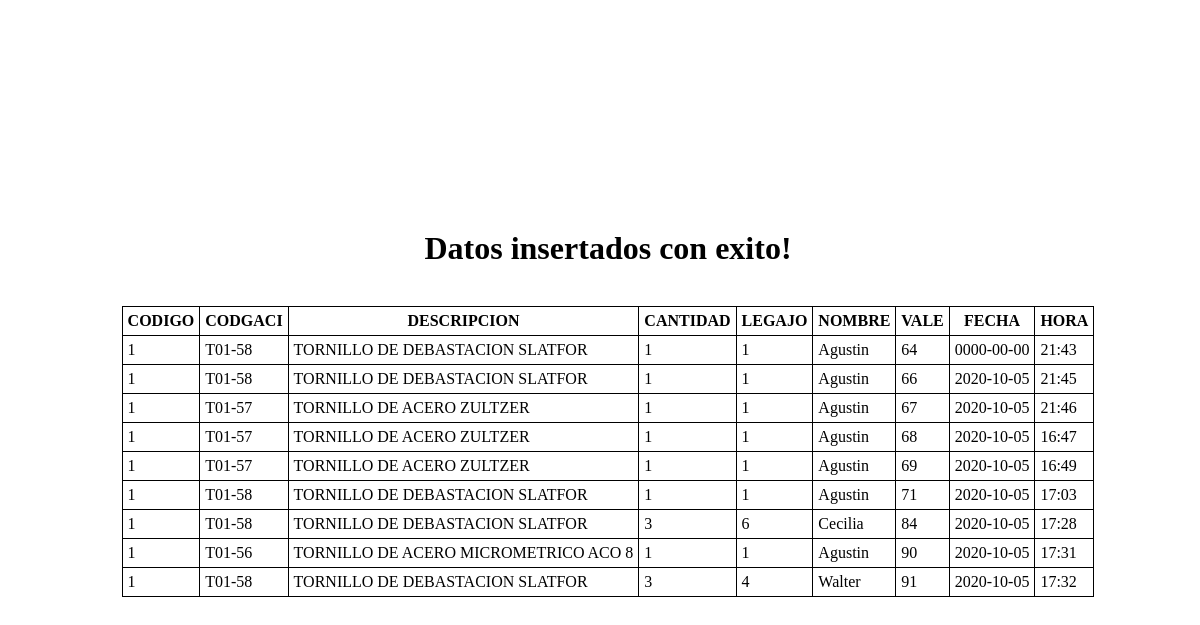
The app's page /post.php with its own data.
### tables this page shows
CREATE TABLE `stock_vales` (
  `CODIGO` int(11) NOT NULL,
  `CODGACI` varchar(255) NOT NULL,
  `DESCRIPCION` varchar(255) NOT NULL,
  `CANTIDAD` int(11) NOT NULL,
  `LEGAJO` int(11) NOT NULL,
  `NOMBRE` varchar(255) NOT NULL,
  `VALE` int(11) NOT NULL,
  `FECHA` date NOT NULL DEFAULT current_timestamp(),
  `HORA` varchar(255) NOT NULL
);

### post.php (the view, shortened to what this page needs)
<?php
include "./config.php";
?>
<!DOCTYPE html>
<html lang="en">
<head>
    <link rel="stylesheet" href="styles.css">
</head>
<body>
    <h1>Datos insertados con exito!</h1>
    <br>
    <table>
        <tr>
            <th>CODIGO</th>
            <th>CODGACI</th>
            <th>DESCRIPCION</th>
            <th>CANTIDAD</th>
            <th>LEGAJO</th>
            <th>NOMBRE</th>
            <th>VALE</th>
            <th>FECHA</th>
            <th>HORA</th>
        </tr>
        <?php
        $vales_query = "SELECT * FROM STOCK_VALES";
        if ($result = mysqli_query($link, $vales_query)) {
            if (mysqli_num_rows($result) > 0) {
                while ($row = mysqli_fetch_array($result)) {
                    echo "<tr>";
                    echo "<td>" . $row["CODIGO"] . "</td>";
                    echo "<td>" . $row["CODGACI"] . "</td>";
                    echo "<td>" . $row["DESCRIPCION"] . "</td>";
                    echo "<td>" . $row["CANTIDAD"] . "</td>";
                    echo "<td>" . $row["LEGAJO"] . "</td>";
                    echo "<td>" . $row["NOMBRE"] . "</td>";
                    echo "<td>" . $row["VALE"] . "</td>";
                    echo "<td>" . $row["FECHA"] . "</td>";
                    echo "<td>" . $row["HORA"] . "</td>";
                    echo "</tr>";
                }
            } else {
                echo "No se encontraron usuarios.";
            }
        } else {
            echo "ERROR: No se pudo ejecutar la consulta de usuarios. " . mysqli_error($link);
        }
        ?>
    </table>
</body>
</html>

### styles.css (style rules this page uses)
body { display: flex; justify-content: center; align-items: center; width: 100vw; height: 100vh; flex-direction: column; }
table { border-collapse: collapse; }
table, th, td { border: 1px solid black; padding: 5px; }
table { margin-bottom: 10px; }

### records on screen
stock_vales: CODIGO "1", CODGACI "T01-58", DESCRIPCION "TORNILLO DE DEBASTACION SLATFOR", CANTIDAD "1", LEGAJO "1", NOMBRE "Agustin", VALE "64", FECHA "0000-00-00", HORA "21:43"
stock_vales: CODIGO "1", CODGACI "T01-58", DESCRIPCION "TORNILLO DE DEBASTACION SLATFOR", CANTIDAD "1", LEGAJO "1", NOMBRE "Agustin", VALE "66", FECHA "2020-10-05", HORA "21:45"
stock_vales: CODIGO "1", CODGACI "T01-57", DESCRIPCION "TORNILLO DE ACERO ZULTZER", CANTIDAD "1", LEGAJO "1", NOMBRE "Agustin", VALE "67", FECHA "2020-10-05", HORA "21:46"
stock_vales: CODIGO "1", CODGACI "T01-57", DESCRIPCION "TORNILLO DE ACERO ZULTZER", CANTIDAD "1", LEGAJO "1", NOMBRE "Agustin", VALE "68", FECHA "2020-10-05", HORA "16:47"
stock_vales: CODIGO "1", CODGACI "T01-57", DESCRIPCION "TORNILLO DE ACERO ZULTZER", CANTIDAD "1", LEGAJO "1", NOMBRE "Agustin", VALE "69", FECHA "2020-10-05", HORA "16:49"
stock_vales: CODIGO "1", CODGACI "T01-58", DESCRIPCION "TORNILLO DE DEBASTACION SLATFOR", CANTIDAD "1", LEGAJO "1", NOMBRE "Agustin", VALE "71", FECHA "2020-10-05", HORA "17:03"
stock_vales: CODIGO "1", CODGACI "T01-58", DESCRIPCION "TORNILLO DE DEBASTACION SLATFOR", CANTIDAD "3", LEGAJO "6", NOMBRE "Cecilia", VALE "84", FECHA "2020-10-05", HORA "17:28"
stock_vales: CODIGO "1", CODGACI "T01-56", DESCRIPCION "TORNILLO DE ACERO MICROMETRICO ACO 8", CANTIDAD "1", LEGAJO "1", NOMBRE "Agustin", VALE "90", FECHA "2020-10-05", HORA "17:31"
stock_vales: CODIGO "1", CODGACI "T01-58", DESCRIPCION "TORNILLO DE DEBASTACION SLATFOR", CANTIDAD "3", LEGAJO "4", NOMBRE "Walter", VALE "91", FECHA "2020-10-05", HORA "17:32"
